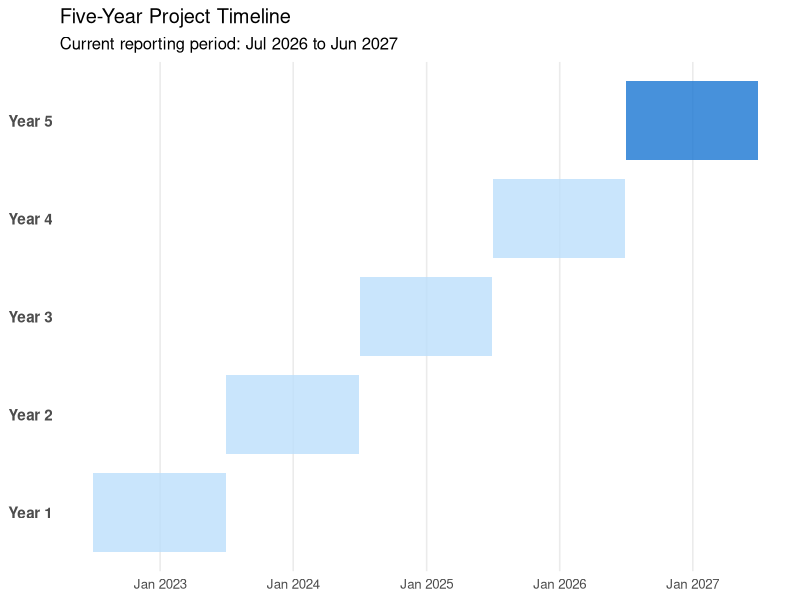

Generate this figure with R:
## ---- chunk 1
#| echo: false
#| fig.width: 8
#| fig.height: 4
#| fig.cap: "Project timeline with current reporting period highlighted"

# Load required libraries
suppressPackageStartupMessages({
  library(ggplot2)
  library(dplyr)
  library(lubridate)
})

# Create a timeline dataset
project_start <- as.Date("2022-07-01")
project_end <- as.Date("2027-06-30")
current_date <- Sys.Date()
current_year <- as.numeric(format(current_date, "%Y"))

timeline_data <- tibble(
  phase = c("Year 1", "Year 2", "Year 3", "Year 4", "Year 5"),
  start_date = project_start + years(0:4),
  end_date = project_start + years(1:5) - days(1),
  current = c(
    between(current_date, project_start, project_start + years(1) - days(1)),
    between(current_date, project_start + years(1), project_start + years(2) - days(1)),
    between(current_date, project_start + years(2), project_start + years(3) - days(1)),
    between(current_date, project_start + years(3), project_start + years(4) - days(1)),
    between(current_date, project_start + years(4), project_start + years(5) - days(1))
  )
)

# Create a timeline visualization
ggplot(timeline_data, aes(xmin = start_date, xmax = end_date, y = phase, fill = current)) +
  geom_rect(aes(ymin = as.numeric(factor(phase)) - 0.4,
                ymax = as.numeric(factor(phase)) + 0.4),
            alpha = 0.8) +
  scale_fill_manual(values = c("FALSE" = "#BBDEFB", "TRUE" = "#1976D2")) +
  scale_x_date(date_breaks = "1 year", date_labels = "%b %Y",
               limits = c(project_start, project_end)) +
  labs(title = "Five-Year Project Timeline",
       subtitle = paste("Current reporting period:",
                        format(timeline_data$start_date[timeline_data$current], "%b %Y"),
                        "to",
                        format(timeline_data$end_date[timeline_data$current], "%b %Y")),
       x = NULL, y = NULL) +
  theme_minimal(base_size = 12) +
  theme(legend.position = "none",
        panel.grid.minor = element_blank(),
        panel.grid.major.y = element_blank(),
        axis.text.y = element_text(size = 11, face = "bold"))

